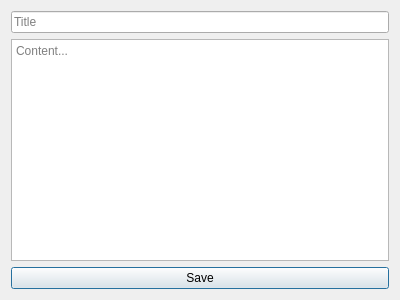
<?xml version="1.0" encoding="UTF-8"?>
<ui version="4.0">
 <class>Dialog</class>
 <widget class="QDialog" name="Dialog">
  <property name="geometry">
   <rect>
    <x>0</x>
    <y>0</y>
    <width>400</width>
    <height>300</height>
   </rect>
  </property>
  <property name="windowTitle">
   <string>Note/Idea</string>
  </property>
  <layout class="QGridLayout" name="gridLayout">
   <item row="0" column="0">
    <layout class="QVBoxLayout" name="verticalLayout">
     <item>
      <widget class="QLineEdit" name="lineEdit">
       <property name="placeholderText">
        <string>Title</string>
       </property>
      </widget>
     </item>
     <item>
      <widget class="QPlainTextEdit" name="plainTextEdit">
       <property name="documentTitle">
        <string/>
       </property>
       <property name="placeholderText">
        <string>Content...</string>
       </property>
      </widget>
     </item>
     <item>
      <widget class="QPushButton" name="pushButton_2">
       <property name="text">
        <string>Save</string>
       </property>
      </widget>
     </item>
    </layout>
   </item>
  </layout>
 </widget>
 <resources/>
 <connections/>
</ui>
